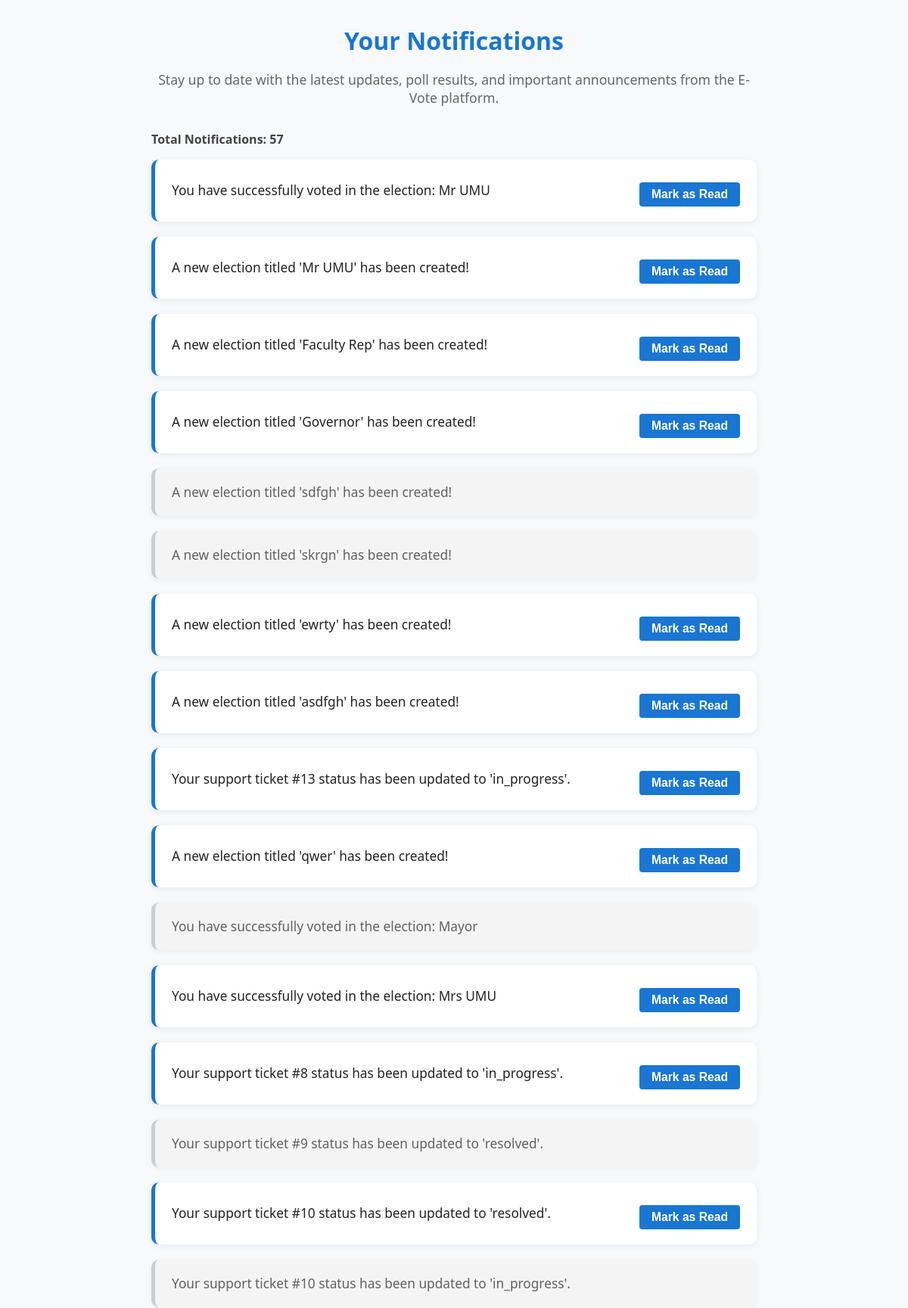
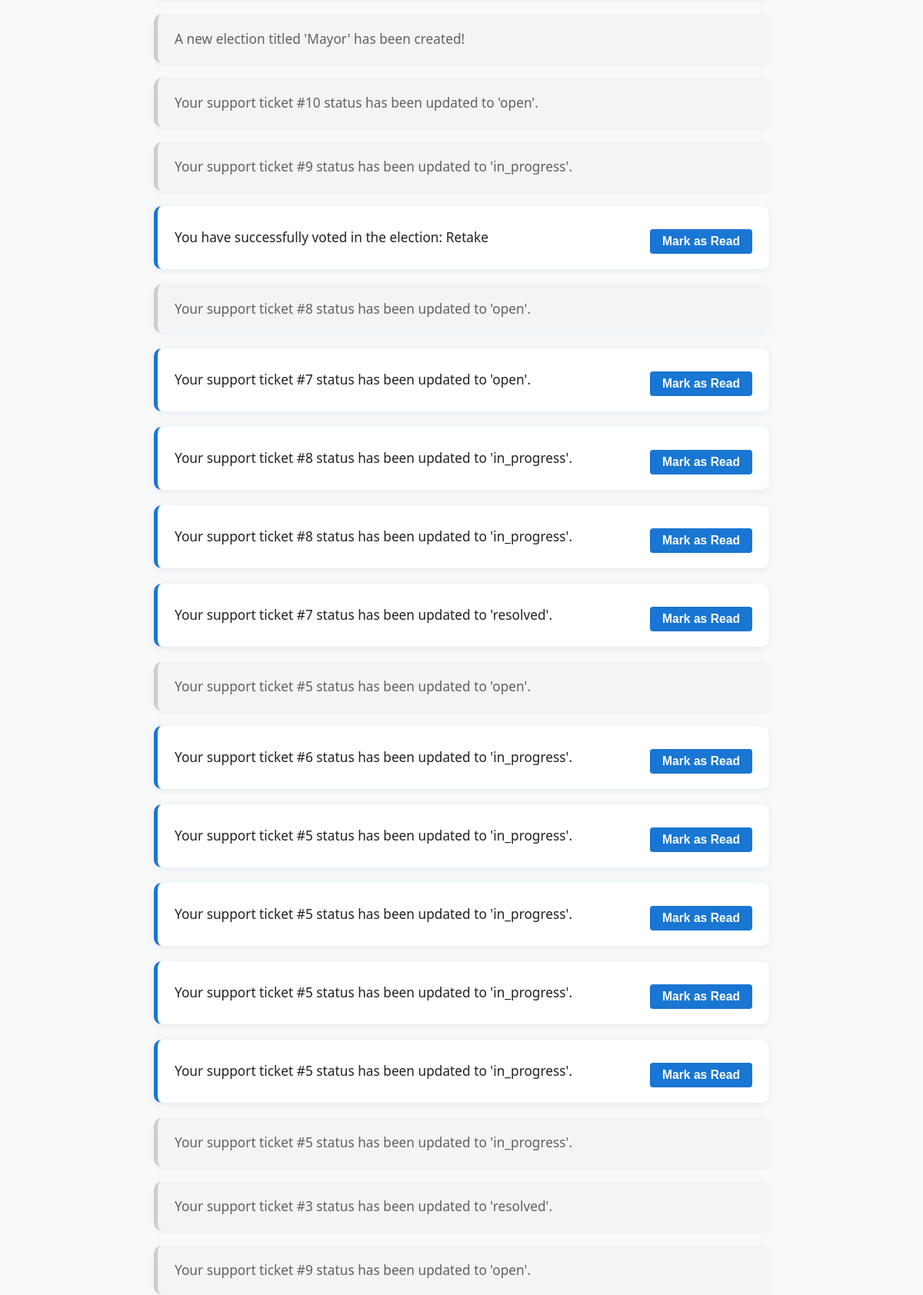
/users/notification.php (signed in, upper part), run on the app's committed database (2 pictures, top to bottom).
### tables this page shows
CREATE TABLE `notifications` (
  `id` int(11) NOT NULL,
  `user_id` int(11) NOT NULL,
  `type` varchar(50) NOT NULL,
  `message` text NOT NULL,
  `is_read` tinyint(1) DEFAULT 0,
  `created_at` timestamp NOT NULL DEFAULT current_timestamp()
);

### users/notification.php (the view, shortened to what this page needs)
<?php
$user_id = $_SESSION['user_id'];
$host = 'localhost';
$dbname = 'evoteplatform';
$username = 'root';
$password = '';
$conn = new mysqli($host, $username, $password, $dbname);
$notifications = [];
$sql = "SELECT * FROM notifications WHERE (user_id = ? OR user_id IS NULL) ORDER BY created_at DESC";
$stmt = $conn->prepare($sql);
if ($stmt) {
    $stmt->bind_param('i', $user_id);
    $stmt->execute();
    $result = $stmt->get_result();
    while ($row = $result->fetch_assoc()) {
        $notifications[] = $row;
    }
}
?>
<!DOCTYPE html>
<html lang="en">
<head>
<link rel="stylesheet" href="noti.css">
</head>
<body>
<div class="container-not" role="main" aria-labelledby="notifications-title">
  <div class="content-not">
    <h2 id="notifications-title">Your Notifications</h2>
    <p class="desc">
      Stay up to date with the latest updates, poll results, and important announcements from the E-Vote platform.
    </p>
    <?php if (empty($notifications)): ?>
      <section class="no-notifications" role="alert" aria-live="polite" style="text-align:center; font-style: italic; color: #555;">
        <p>You have no notifications at this time. Check back later for updates!</p>
      </section>
    <?php else: ?>
      <div class="summary" aria-live="polite" style="font-weight:600; margin-bottom:1rem;">
        Total Notifications: <?= count($notifications) ?>
      </div>
      <section class="notifications-list" aria-label="List of notifications">
        <?php foreach ($notifications as $note): ?>
          <article class="notification-item<?= $note['is_read'] ? ' read' : '' ?>" data-id="<?= (int)$note['id'] ?>">
            <span><?= htmlspecialchars($note['message']) ?></span>
            <?php if (!$note['is_read']): ?>
              <button class="mark-read-btn" data-id="<?= (int)$note['id'] ?>">Mark as Read</button>
            <?php endif; ?>
          </article>
        <?php endforeach; ?>
      </section>
    <?php endif; ?>
  </div>
</div>
</body>
</html>

### users/noti.css (style rules this page uses)
body { font-family: 'Segoe UI', Arial, sans-serif; background: #f7f9fb; color: #222; margin: 0; padding: 0; }
.container-not { max-width: 800px; margin: 2rem auto; padding: 0 1rem; }
.content-not h2 { text-align: center; margin-bottom: 0.5rem; font-size: 2rem; color: #1976d2; }
.desc { text-align: center; color: #666; margin-bottom: 2rem; font-size: 1.1em; }
.summary { font-weight: 600; margin-bottom: 1rem; color: #444; }
.notifications-list { list-style: none; padding: 0; margin: 0; }
.notification-item { background: #fff; border-radius: 10px; box-shadow: 0 2px 8px rgba(44,62,80,0.08); margin-bottom: 20px; padding: 20px 22px; display: flex; align-items: center; justify-content: space-between; border-left: 5px solid #1976d2; transition: background 0.2s, box-shadow 0.2s; }
.notification-item.read { opacity: 0.7; background: #f3f3f3; border-left: 5px solid #bbb; }
.notification-item span { flex: 1; color: #222; font-size: 1.08em; }
.mark-read-btn { margin-top: 10px; background-color: #1976d2; color: white; border: none; padding: 6px 14px; border-radius: 20px; cursor: pointer; font-weight: 600; transition: background-color 0.3s ease; background: #1976d2; border-radius: 4px; padding: 7px 16px; font-size: 0.98em; margin-left: 18px; }

### data on the page
notifications: message "You have successfully voted in the election: Mr UMU"
notifications: message "A new election titled 'Mr UMU' has been created!"
notifications: message "A new election titled 'Faculty Rep' has been created!"
notifications: message "A new election titled 'Governor' has been created!"
notifications: message "A new election titled 'sdfgh' has been created!"
notifications: message "A new election titled 'skrgn' has been created!"
notifications: message "A new election titled 'ewrty' has been created!"
notifications: message "A new election titled 'asdfgh' has been created!"
notifications: message "Your support ticket #13 status has been updated to 'in_progress'."
notifications: message "A new election titled 'qwer' has been created!"
notifications: message "You have successfully voted in the election: Mayor"
notifications: message "You have successfully voted in the election: Mrs UMU"
notifications: message "Your support ticket #8 status has been updated to 'in_progress'."
notifications: message "Your support ticket #9 status has been updated to 'resolved'."
notifications: message "Your support ticket #10 status has been updated to 'resolved'."
notifications: message "Your support ticket #10 status has been updated to 'in_progress'."
notifications: message "A new election titled 'Mayor' has been created!"
notifications: message "Your support ticket #10 status has been updated to 'open'."
notifications: message "Your support ticket #9 status has been updated to 'in_progress'."
notifications: message "You have successfully voted in the election: Retake"
notifications: message "Your support ticket #8 status has been updated to 'open'."
notifications: message "Your support ticket #7 status has been updated to 'open'."
notifications: message "Your support ticket #8 status has been updated to 'in_progress'."
notifications: message "Your support ticket #8 status has been updated to 'in_progress'."
notifications: message "Your support ticket #7 status has been updated to 'resolved'."
notifications: message "Your support ticket #5 status has been updated to 'open'."
notifications: message "Your support ticket #6 status has been updated to 'in_progress'."
notifications: message "Your support ticket #5 status has been updated to 'in_progress'."
notifications: message "Your support ticket #5 status has been updated to 'in_progress'."
notifications: message "Your support ticket #5 status has been updated to 'in_progress'."
notifications: message "Your support ticket #5 status has been updated to 'in_progress'."
notifications: message "Your support ticket #5 status has been updated to 'in_progress'."
notifications: message "Your support ticket #3 status has been updated to 'resolved'."
notifications: message "Your support ticket #9 status has been updated to 'open'."

### other printed values
count($notifications) "57"
